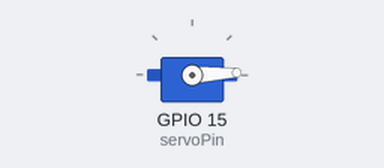
A sketch run on a simulated ESP32. On the bench: servo.

Above: at 0.05 s.
At 1.3 s:
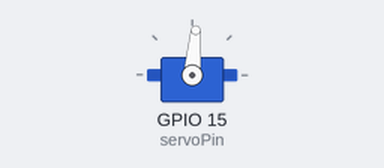
At 2.6 s:
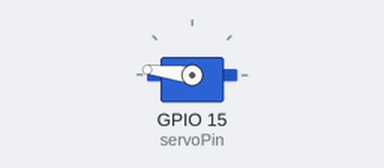
At 5.2 s:
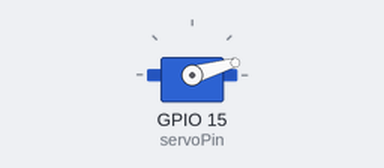
Timing chart, 0 to 7.1 s (numbered marks = the images above):
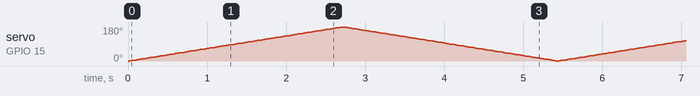

The sketch:

Project_19_Servo_Sweep.ino
```cpp
//**********************************************************************
/*
 * 文件名  : 舵机转动
 * 描述 : 控制舵机进行清扫
*/
#include <ESP32Servo.h>

Servo myservo;  // 创建舵机对象来控制舵机

int posVal = 0;    // 变量来存储舵机位置
int servoPin = 15; // 舵机引脚

void setup() {
  myservo.setPeriodHertz(50);           // 标准50赫兹舵机
  myservo.attach(servoPin, 500, 2500);  // 将servoPin上的舵机附加到舵机对象上
}
void loop() {

  for (posVal = 0; posVal <= 180; posVal += 1) { // 从0°到180°
    // 以1度为阶梯
    myservo.write(posVal);       // 告诉舵机进入可变'posVal'位置
    delay(15);                   // 等待15ms舵机到达位置
  }
  for (posVal = 180; posVal >= 0; posVal -= 1) { // 从180°到0°
    myservo.write(posVal);       // 告诉舵机进入可变'posVal'位置
    delay(15);                   // 等待15ms舵机到达位置
  }
}
//********************************************************************************
```
